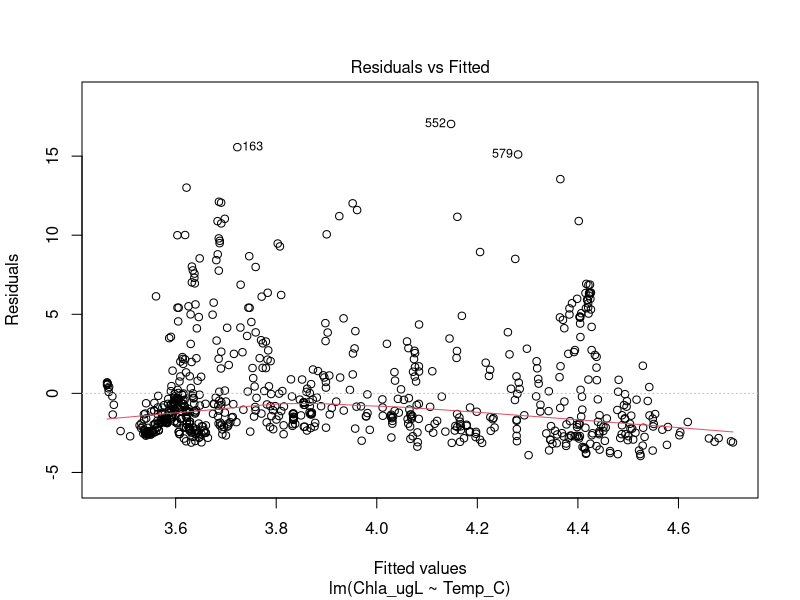
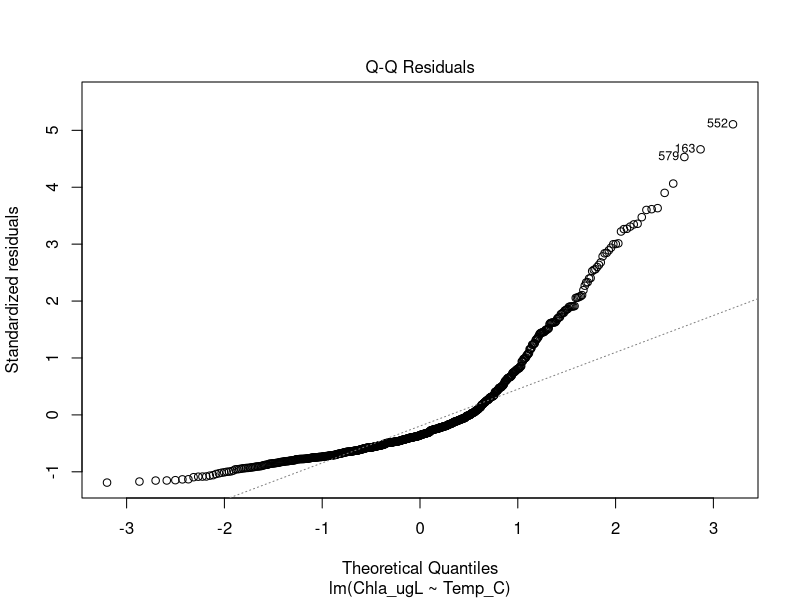
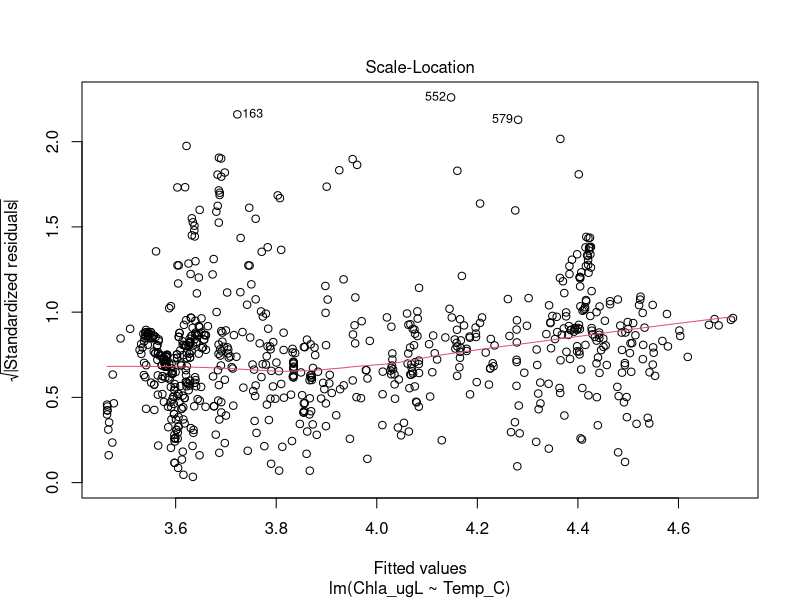
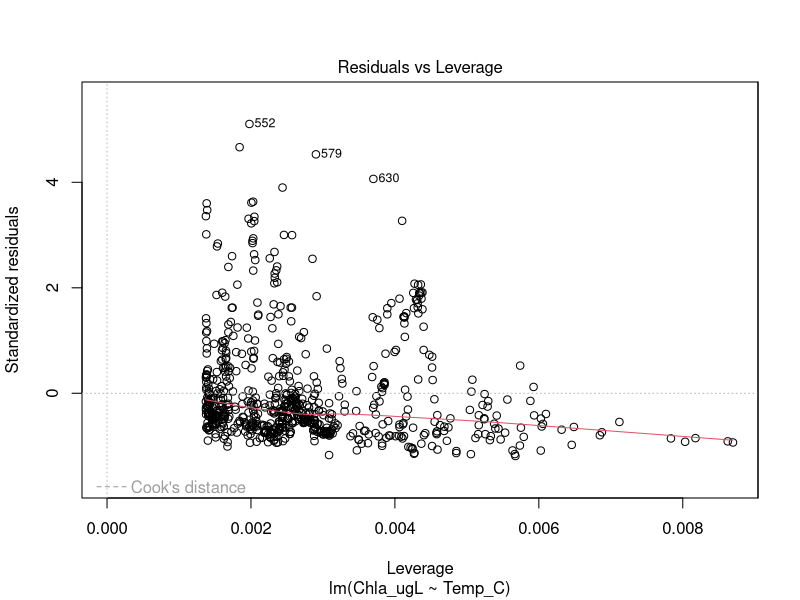
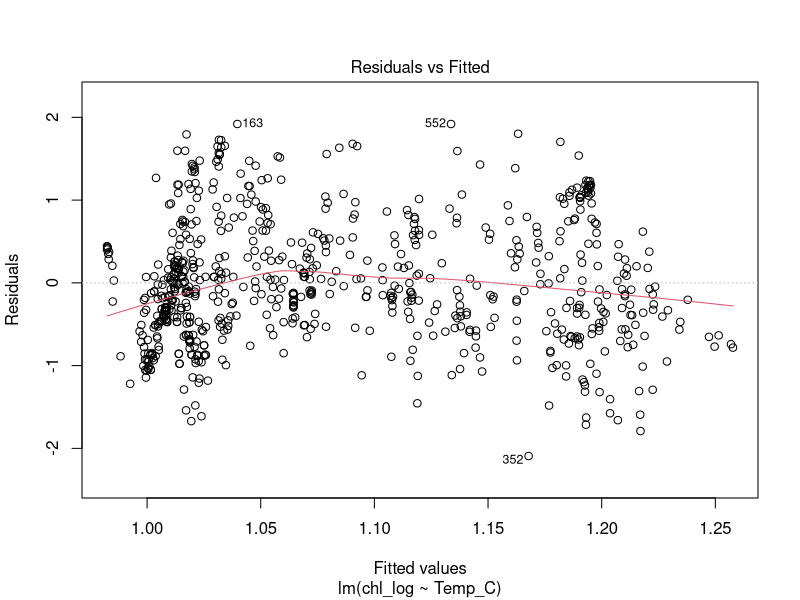
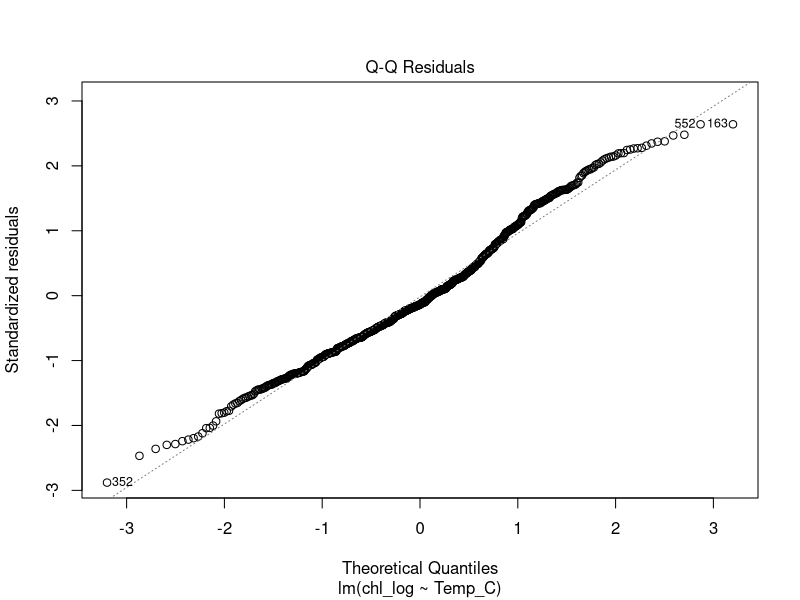
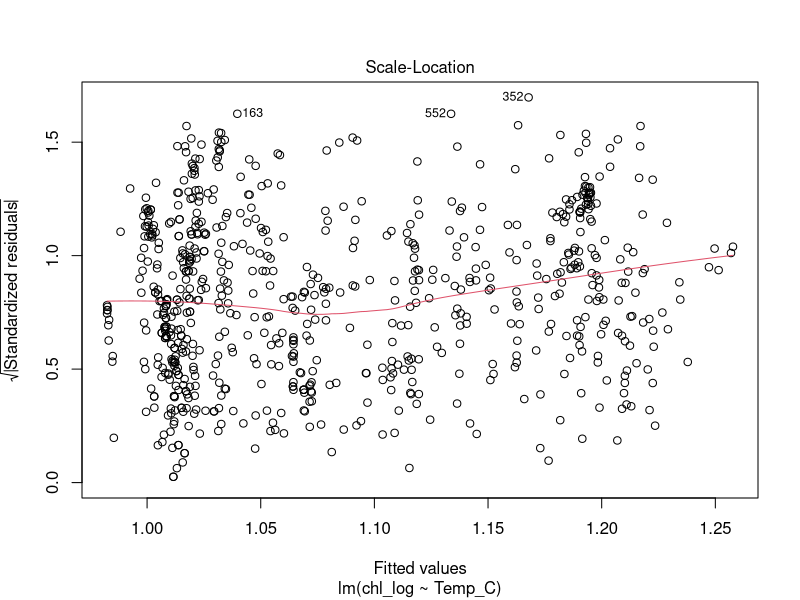
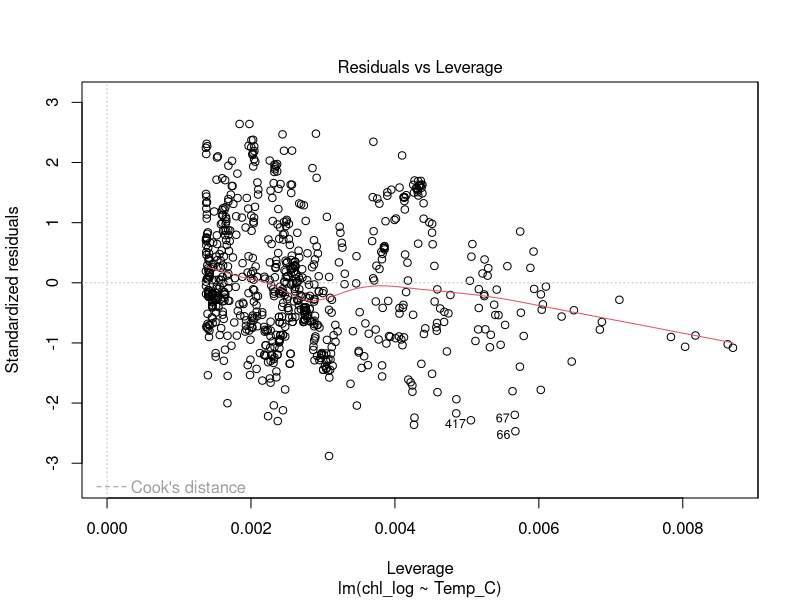

These charts were generated, in order, by the following R code:
# Make a univariate linear model for one of your hypotheses
# Examine the assumptions of linearity (using tests or diagnostic plots)
# Plot the relationship in ggplot using stat_smooth
# Remember to update your README file - we will combine this week and next week so you can indicate that in your file

library(tidyverse)
library(emmeans)
library(effects)

pr <- function(m) printCoefmat(coef(summary(m)),
                               digits=3,signif.stars=FALSE)
bvr <- read.csv("BVR_CTD.csv")
# hypothesis: chlorophyll-a will increase with increasing temperature
lm1 <- lm(Chla_ugL~Temp_C, data = bvr)
summary(lm1)
plot(lm1)
# qq-plot does not look normal so log transform chl first
bvr <- bvr %>% mutate(chl_log = log(Chla_ugL))
lm1 <- lm(chl_log~Temp_C, data = bvr)
summary(lm1)
plot(lm1)

ggplot(bvr, aes(x = Temp_C, y = chl_log)) + stat_smooth(method = "lm") +geom_point()
# this isn't a very linear relationship! there is a threshold at which
# higher temperatures actually lead to decreases in chl

##################################################################################################
# PART 2
# 1. Make a linear model (with more than one variable) for one of your hypotheses. Articulate which 
# hypothesis you are testing.
# 2. Use an interactive model and an additive model. Explain what hypothesis each of these is testing, 
# and what the R output is telling you about your data.
# (Hint: you can use lsmeans, effects, relevel, or predict to help you.) You should include this explanation in either your README or in your code.
# 3. Plot your model (e.g. using predict) and overlay the model on top of the underlying data. 
# See code for example to plot both model and data.

# look first at the different potential drivers and their relationship with log_chl
ggplot(bvr, aes(x = DO_mgL, y = chl_log)) + stat_smooth() +geom_point()
ggplot(bvr, aes(x = Cond_uScm, y = chl_log)) + stat_smooth() +geom_point()
ggplot(bvr, aes(x = Turb_NTU, y = chl_log)) + stat_smooth() + geom_point()

# Hypothesis: chl increases with increasing water temperature and turbidity
# first an additive model
lm2 <- lm(chl_log~Temp_C + Turb_NTU, data = bvr)
summary(lm2)
plot(lm2)

plot(allEffects(lm2))

pred <- predict(lm2)
plot(pred)
plot(bvr$chl_log, col ='red')
points(pred, col = 'black')


# now an interactive model
# Hypothesis: chl is driven by the interaction btw water temperature and turbidity (water temperature and turbidity influence each other)
#Kind of: This says that the effect of temperature on chl depends on turbidity.
lm3 <- lm(chl_log~Temp_C*Turb_NTU, data = bvr)
summary(lm3)
plot(lm3)

plot(allEffects(lm3))

pred3 <- predict(lm3)
plot(pred3)
plot(bvr$chl_log, col ='red')
points(pred3, col = 'black')
#this isn't a great way to display two continous variables - it would be easier to see this if you showed something more simiar to what "allEffects" shows you
# the interactive model seems to do a slightly better job at predicting chl than the additive model only,
# but neither of these are good models!
